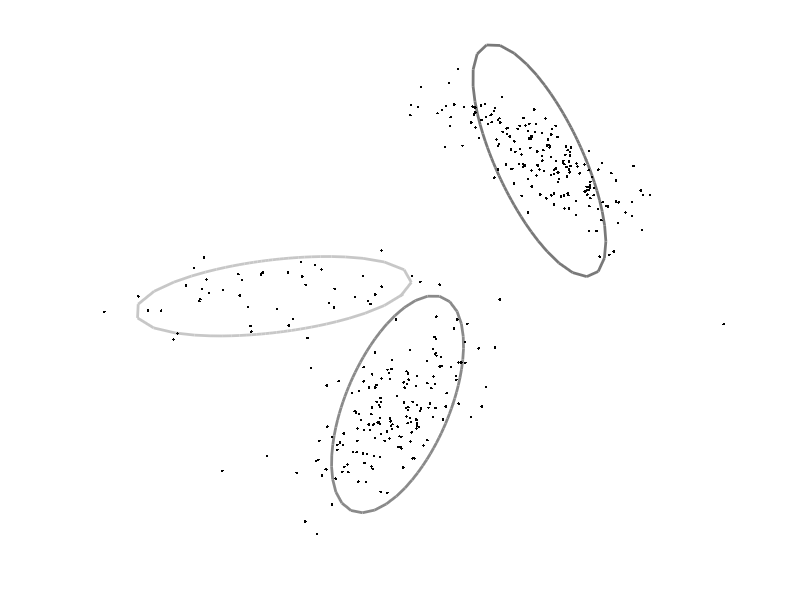
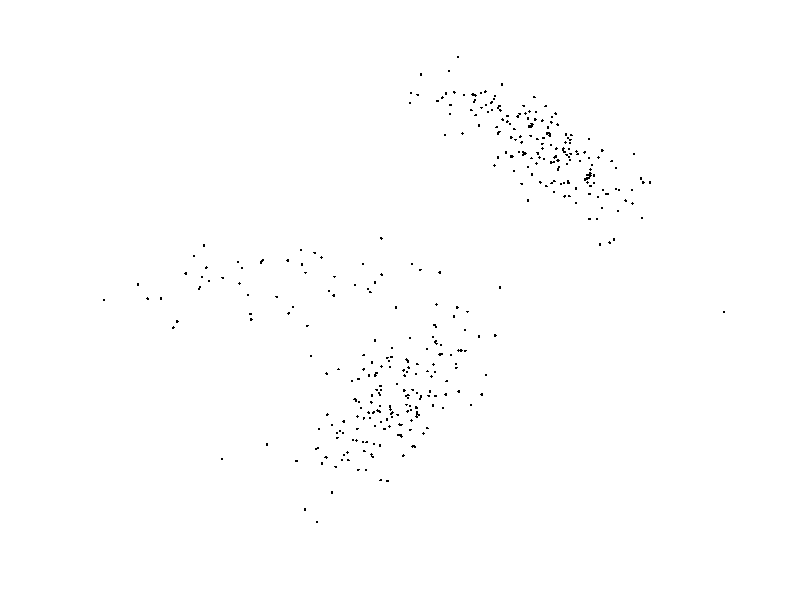

Source code (MATLAB) for these figures, in order: (Note: a time limit stopped this script after it produced the figures.)
function r=practicalMixGaussC

%The goal of this practical is to generate some data from an n-Dimensional
%mixtures of Gaussians model, and subsequently to fit an
%n-dimensional mixtures of Gaussians model to it to recover the original
%parameters

%You should use this template for your code and fill in the missing 
%sections marked "TO DO"

%close all open plots
close all;

%define true parameters for mixture of k Gaussians
%we will represent the mixtures of Gaussians as a Matlab structure
%in d dimenisions, the mean field
%will be a dxk matrix and the cov field will be a dxdxk matrix.
mixGaussTrue.k = 3;
mixGaussTrue.d = 2;
mixGaussTrue.weight = [0.1309 0.3966 0.4725];
mixGaussTrue.mean(:,1) = [ 4.0491 ; 4.8597];
mixGaussTrue.mean(:,2) = [ 7.7578 ; 1.6335];
mixGaussTrue.mean(:,3) = [11.9945 ; 8.9206];
mixGaussTrue.cov(:,:,1) = [  4.2534    0.4791;  0.4791    0.3522];
mixGaussTrue.cov(:,:,2) = [  0.9729    0.8723;  0.8723    2.6317];
mixGaussTrue.cov(:,:,3) = [  0.9886   -1.2244; -1.2244    3.0187];

%define number of samples to generate
nData = 400;

%generate data from the mixture of Gaussians
%TO DO - fill in this routine (below)
data = mixGaussGen(mixGaussTrue,nData);

%draw data, true Gaussians
figure;
drawEMData2d(data,mixGaussTrue);
drawnow;

%define number of components to estimate
nGaussEst = 3;

%fit mixture of Gaussians
%TO DO fill in this routine (below)
figure;
mixGaussEst = fitMixGauss(data,nGaussEst);




%==========================================================================
%==========================================================================

%the goal of this function is to generate data from a k-dimensional
%mixtures of Gaussians structure.
function data = mixGaussGen(mixGauss,nData);

%create space for output data
data = zeros(mixGauss.d,nData);
%for each data point
for (cData =1:nData)
    %randomly choose Gaussian according to probability distributions
    h = sampleFromDiscrete(mixGauss.weight);
    %draw a sample from the appropriate Gaussian distribution
    %first sample from the covariance matrix (google how to do this - it
    %will involve the Matlab command 'chol').  Then add the mean vector
    %TO DO (f)- replace this
    data(:,cData) = chol(mixGauss.cov(:,:,h))* randn(mixGauss.d,1)+ mixGauss.mean(:,h);
   
end;
    
%==========================================================================
%==========================================================================

function mixGaussEst = fitMixGauss(data,k);
        
[nDim nData] = size(data);

%MAIN E-M ROUTINE 
%there are nData data points, and there is a hidden variable associated
%with each.  If the hidden variable is 0 this indicates that the data was
%generated by the first Gaussian.  If the hidden variable is 1 then this
%indicates that the hidden variable was generated by the second Gaussian
%etc.

postHidden = zeros(k, nData);

%in the E-M algorithm, we calculate a complete posterior distribution over
%the (nData) hidden variables in the E-Step.  In the M-Step, we
%update the parameters of the Gaussians (mean, cov, w).  

%we will initialize the values to random values
mixGaussEst.d = nDim;
mixGaussEst.k = k;
mixGaussEst.weight = (1/k)*ones(1,k);
mixGaussEst.mean = 2*randn(nDim,k);
for (cGauss =1:k)
    mixGaussEst.cov(:,:,cGauss) = (0.5+1.5*rand(1))*eye(nDim,nDim);
end;

%calculate current likelihood
%TO DO - fill in this routine
logLike = getMixGaussLogLike(data,mixGaussEst);
fprintf('Log Likelihood Iter 0 : %4.3f\n',logLike);

likelihood=[];
nIter = 20;
for (cIter = 1:nIter)
   %Expectation step
   
   for (cData = 1:nData)
        %TO DO (g): fill in column of 'hidden' - calculate posterior probability that
        %this data point came from each of the Gaussians
        %replace this:
        thisData = data(:,cData);
        Z=0;
        for (cGauss = 1:k)
       
            likelihood(cGauss,cData)= mixGaussEst.weight(cGauss) * calcGaussianProb(thisData,mixGaussEst.mean(:,cGauss),mixGaussEst.cov(:,:,cGauss));
            Z= Z+ likelihood(cGauss,cData);
        end;
        
        postHidden(:,cData) = likelihood(:,cData)/Z;
   end;
        
   
   %Maximization Step
   
   %for each constituent Gaussian
   for (cGauss = 1:k) 
        %TO DO (h):  Update weighting parameters mixGauss.weight based on the total
        %posterior probability associated with each Gaussian. Replace this:
        mixGaussEst.weight(cGauss) = sum(postHidden(cGauss,:))/  sum(sum(postHidden)); 
   
        %TO DO (i):  Update mean parameters mixGauss.mean by weighted average
        %where weights are given by posterior probability associated with
        %Gaussian.  Replace this:
%          mixGaussEast.mean(:,cGauss) = (postHidden(cGauss,:)*data')/sum( postHidden(cGauss,:));
         mixGaussEst.mean(:, cGauss) = sum((postHidden(cGauss,:).*data)') / sum(postHidden(cGauss,:));
        
        
        %TO DO (j):  Update covarance parameter based on weighted average of
        %square distance from update mean, where weights are given by
        %posterior probability associated with Gaussian
%         mixGaussEst.cov(:,:,cGauss) =  postHidden(cGauss,:)*((data - mixGaussEst.mean(:,cGauss)).^2)'/sum(postHidden(cGauss,:));
         G = zeros(nDim);
        for i=1:nData
            G = G+ (postHidden(cGauss,i).*(data(:,i) - mixGaussEst.mean(:,cGauss))*(data(:,i) - mixGaussEst.mean(:,cGauss))')
        end;
        mixGaussEst.cov(:,:,cGauss) = G/sum(postHidden(cGauss,:));
   
   end;
   
   %draw the new solution
   drawEMData2d(data,mixGaussEst);drawnow;

   %calculate the log likelihood
   logLike = getMixGaussLogLike(data,mixGaussEst);
   fprintf('Log Likelihood Iter %d : %4.3f\n',cIter,logLike);

end;


%==========================================================================
%==========================================================================

%the goal of this routine is to calculate the log likelihood for the whole
%data set under a mixture of Gaussians model. We calculate the log as the
%likelihood will probably be a very small number that Matlab may not be
%able to represent.
function logLike = getMixGaussLogLike(data,mixGaussEst);

%find total number of data items
nData = size(data,2);
%initialize log likelihoods
logLike = 0;
likelihood=[];
%run through each data item
for(cData = 1:nData)
    thisData = data(:,cData);    
    %TO DO (e) - calculate likelihood of this data point under mixture of
    %Gaussians model. Replace this
    Z=0;
    for (cGauss= 1:mixGaussEst.k)
        likelihood(cGauss,cData)= mixGaussEst.weight(cGauss) * calcGaussianProb(thisData,mixGaussEst.mean(:,cGauss),mixGaussEst.cov(:,:,cGauss));
        Z= Z + likelihood(cGauss,cData);
    end; 
    
    %add to total log like
       logLike = logLike+log(Z);        
end;




%==========================================================================
%==========================================================================

%The goal fo this routine is to draw the data in histogram form and plot
%the mixtures of Gaussian model on top of it.
function r = drawEMData2d(data,mixGauss)


set(gcf,'Color',[1 1 1]);
plot(data(1,:),data(2,:),'k.');

for (cGauss = 1:mixGauss.k)
    drawGaussianOutline(mixGauss.mean(:,cGauss),mixGauss.cov(:,:,cGauss),mixGauss.weight(cGauss));
    hold on;
end;
plot(data(1,:),data(2,:),'k.');
axis square;axis equal;
axis off;
hold off;drawnow;

    


%=================================================================== 
%===================================================================

%draw 2DGaussian
function r= drawGaussianOutline(m,s,w)

hold on;
angleInc = 0.1;

c = [0.9*(1-w) 0.9*(1-w) 0.9*(1-w)];


for (cAngle = 0:angleInc:2*pi)
    angle1 = cAngle;
    angle2 = cAngle+angleInc;
    [x1 y1] = getGaussian2SD(m,s,angle1);
    [x2 y2] = getGaussian2SD(m,s,angle2);
    plot([x1 x2],[y1 y2],'k-','LineWidth',2,'Color',c);
end

%===================================================================
%===================================================================

%find position of in xy co-ordinates at 2SD out for a certain angle
function [x,y]= getGaussian2SD(m,s,angle1)

if (size(s,2)==1)
    s = diag(s);
end;

vec = [cos(angle1) sin(angle1)];
factor = 4/(vec*inv(s)*vec');

x = cos(angle1) *sqrt(factor);
y = sin(angle1) *sqrt(factor);

x = x+m(1);
y = y+m(2);

%==========================================================================
%==========================================================================

%draws a random sample from a discrete probability distribution using a
%rejection sampling method
function r = sampleFromDiscrete(probDist);

nIndex = length(probDist);
while(1)
    %choose random index
    r=ceil(rand(1)*nIndex);
    %choose random height
    randHeight = rand(1);
    %if height is less than probability value at this point in the
    %histogram then select
    if (randHeight<probDist(r))
        break;
    end;
end;

% function like = calcGaussianProb(data,gaussMean,gaussCov)
function like = calcGaussianProb(data, gaussMean, gaussCov)
[nDim nData] = size(data);
a = ( ((2*pi)^(nDim/2)) * sqrt(det(gaussCov)) );
b = exp(-(0.5 * (data - gaussMean)' * inv(gaussCov) * (data - gaussMean)));
like = (1/a)*b;
